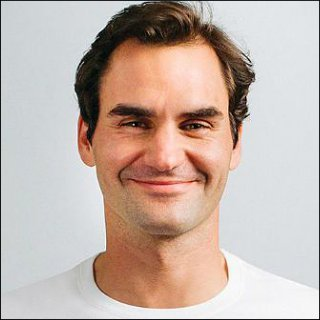
#> input picture federer.jpg, 320 x 320 px
$ jupyter execute --allow-errors 'Object Feature detection.ipynb'   (shell and % lines are left out)
#> lines starting #> are read from the running program, lines starting #| are printed output that depends on the picture; after the words box and inside, x2 and y2 are one past the last pixel; in counts of white or black regions, pixels touching at a corner belong together
## Face and Eyes detecction using haar cascade

[cell 1]
import cv2
import numpy as np
import time

[cell 2]
cv2.__file__

### Initiating Classifiers

[cell 3]
face_cascade = cv2.CascadeClassifier('haarcascade_frontalface_default.xml')
eye_cascade = cv2.CascadeClassifier('haarcascade_eye.xml')

## Reading image

[cell 4]
img = cv2.imread('federer.jpg')
#> img is the input picture: shape (320, 320, 3); mean B, G, R 170.2, 179.1, 196.6
print(img.shape)
#| (320, 320, 3)
gray = cv2.cvtColor(img, cv2.COLOR_BGR2GRAY)
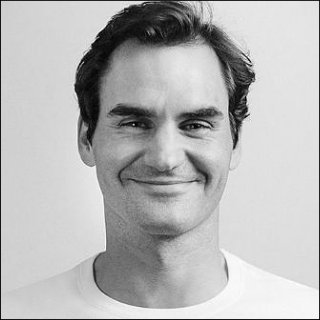
#> gray: shape (320, 320); min 0, max 255, mean 183.3
cv2.imshow("Original", img)
cv2.imshow("Grayscale",gray)
cv2.waitKey(0)
cv2.destroyAllWindows()

## Detecting face

[cell 5]
faces = face_cascade.detectMultiScale(gray, scaleFactor = 1.3, minNeighbors = 5)
#> faces = [[72, 51, 184, 184]]
print(faces)
#| [[ 72  51 184 184]]

## Enclosing Face with rectangle

[cell 6]
x, y, h, w = faces[0]
#> x = 72; y = 51; h = 184; w = 184
img = cv2.rectangle(img, (x,y), (x+ w, y+h), (0,0,255), 2)
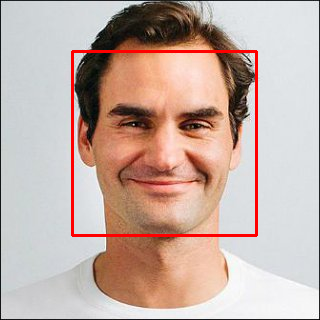
#> img: shape (320, 320, 3); 2.15% of pixels changed, all inside (x1, y1, x2, y2) = (71, 50, 258, 237)
cv2.imshow('img', img)
cv2.waitKey(0)
cv2.destroyAllWindows()

## Creating ROI of face

[cell 7]
roi_gray = gray[y:y+h, x:x+w]
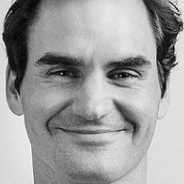
#> roi_gray: shape (184, 184); min 0, max 252, mean 158.8
roi_color = img[y:y+h, x:x+w]
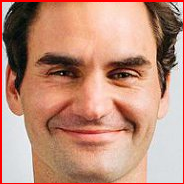
#> roi_color: shape (184, 184, 3); mean B, G, R 123.2, 142.9, 191.6
cv2.imshow('ROI Gray (Face)', roi_gray)
cv2.imshow('ROI color (Face)', roi_color)
cv2.waitKey(0)
cv2.destroyAllWindows()

## Detecting Eyes and Enclosing them with rectangles

[cell 8]
eyes = eye_cascade.detectMultiScale(roi_gray)
#> eyes = [[95, 48, 50, 50], [37, 45, 55, 55]]
print(eyes)
#| [[95 48 50 50]
#|  [37 45 55 55]]

[cell 9]
for (ex, ey, ew, eh) in eyes:
    cv2.rectangle(roi_color, (ex, ey), (ex+ew, ey+eh), (0,255, 255), 2)
#> this loop made 2 passes
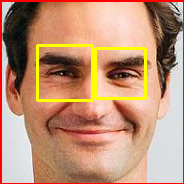
#> roi_color: shape (184, 184, 3); 3.7% of pixels changed, all inside (x1, y1, x2, y2) = (36, 44, 147, 102)
cv2.imshow('img', img)
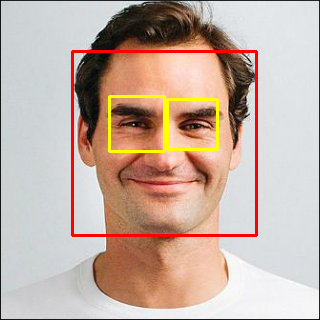
#> window 'img': shape (320, 320, 3); mean B, G, R 164.7, 176.2, 198.1
cv2.waitKey(0)
cv2.destroyAllWindows()

## Multiple faces in one image

[cell 10]
img = cv2.imread('faces.jpeg')
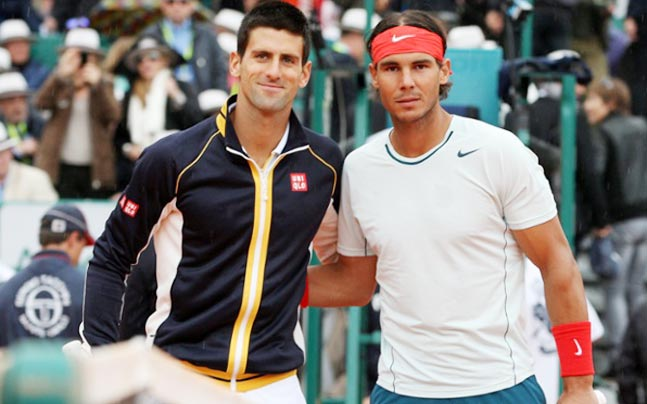
#> input picture faces.jpeg, 647 x 404 px
#> img is the input picture: shape (404, 647, 3); mean B, G, R 121, 124.7, 130
gray = cv2.cvtColor(img, cv2.COLOR_BGR2GRAY)
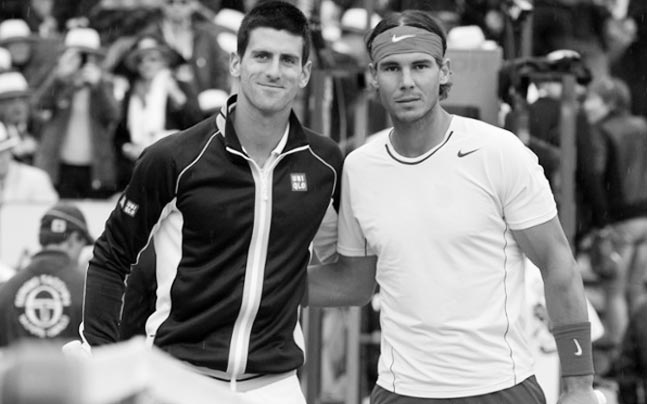
#> gray: shape (404, 647); min 0, max 255, mean 125.8
cv2.imshow("Original", img)
cv2.imshow("Gray image", gray)
cv2.waitKey(0)
cv2.destroyAllWindows()
